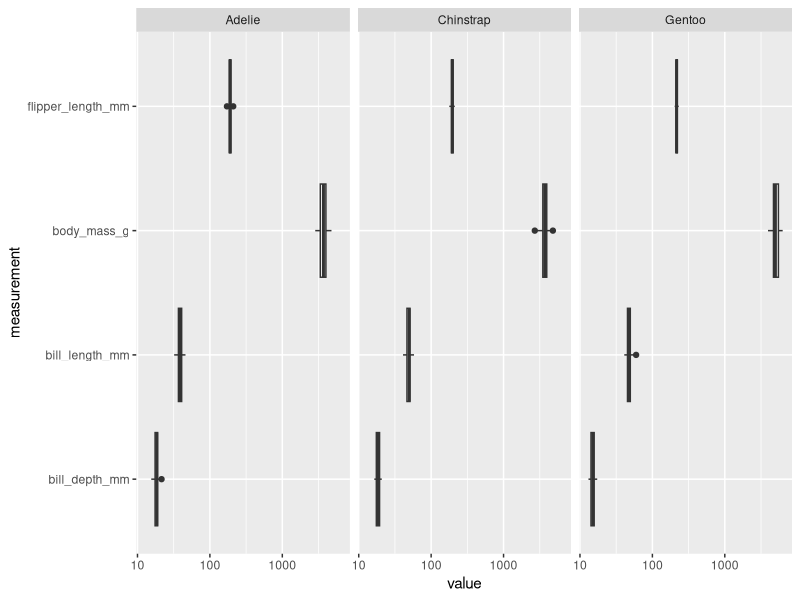

Write the R code that produced this figure.
# Some revision on Rstudio and dplyr
# A quick reminder of the panels in Rstudio
# General workflow: reminder of how to use scripts
# Projects vs setwd
# Code styles including styler
# Plots vs Viewer vs Presentation
# Starting code with rm(list = ls()) vs CMD/CTRL-Shift-0
# Code sections and collapsing

# Load in the tidyverse as will be using dplyr, tidyr and others
library(tidyverse)

# Use the penguins data
library(palmerpenguins)

# glimpse and Pipes
print(penguins) # It's a tibble
glimpse(penguins)
head(penguins)
tail(penguins)
View(penguins)

# Pip instead for easier reading (CMD/CTRL-Shift-M)
penguins %>% glimpse()

# Arrange
penguins %>% arrange(bill_length_mm)
penguins %>% arrange(desc(flipper_length_mm))

# Selecting and filtering -------------------------------------------------

# Filtering selects rows:
penguins %>%
  filter(sex == "male") # Use ==, !=, <, >, etc

# Multiple criteria
penguins %>%
  filter(sex == "male", species == "Adelie")

# Compare with
penguins %>%
  filter(sex == "male" | species == "Adelie") # Or instead of and

# Filter numerically
penguins %>%
  filter(bill_length_mm <= 40)

# Quick way to remove NA values
penguins %>%
  na.omit()

# Select chooses columns
penguins %>%
  select(species) %>%
  glimpse()

# Can select multiple columns by comma or :
penguins %>%
  select(bill_length_mm:flipper_length_mm)

# Works in negation
penguins %>%
  select(-species) %>%
  glimpse()

# Works with string matching functions
penguins %>%
  select(starts_with("flipper"))
# Though note this doesn't work for filter - need to use e.g. stringr

# Contains
penguins %>% select(contains("body"))

# Select all the numeric columns
penguins %>% select_if(is.numeric)

# Add multiple pipes together
penguins %>%
  filter(bill_length_mm <= 40) %>%
  select(species) %>%
  table()


# Mutate and transmute ----------------------------------------------------

# Mutate adds an existing variable onto the tibble
penguins %>% mutate(bill_area = bill_length_mm * bill_depth_mm)

# Create a single code letter for each species
penguins %>% mutate(species_code = substr(species, 1, 1))

# Transmute removes all non-selected variables
penguins %>% transmute(species, sex,
  bill_ratio = bill_depth_mm / bill_length_mm
)


# pivot_longer and pivot_wider --------------------------------------------

# Your best friends when using ggplot2

# pivot_longer stacks chosen variables on top of each other
penguins2 <- penguins %>%
  mutate(row = row_number()) %>% # We need this for later
  pivot_longer(
    cols = c(
      "bill_length_mm", "bill_depth_mm",
      "flipper_length_mm", "body_mass_g"
    ),
    names_to = "measurement",
    values_to = "value"
  )
# Storing this so I can undo it again later

# Can make the call fancier
penguins %>%
  pivot_longer(
    cols = contains("length"),
    names_to = "measurement",
    values_to = "value"
  )

# pivot_wider does the opposite
penguins2 %>%
  pivot_wider(
    names_from = measurement,
    values_from = value
  ) %>%
  select(-row)


# Unite and separate ------------------------------------------------------

# Unite combines two columns together
penguins3 <- penguins %>% unite(col = "species_island", species, island, sep = "_")

# Can undo this with separate
penguins3 %>%
  separate(col = "species_island", into = c("species", "island"), sep = "_")


# Group and summarise -----------------------------------------------------

# Create a mean across species
penguins %>%
  group_by(species) %>%
  summarise(mean_bill_length = mean(bill_length_mm, na.rm = TRUE)) # Remove NAs

# Count the number of penguins of each sex
penguins %>%
  group_by(sex) %>%
  summarise(penguin_count = n())

# Group by multiple variables
penguins %>%
  group_by(species, sex) %>%
  summarise(max_flipper_length = max(flipper_length_mm, na.rm = TRUE))

# Can make the functions more complicated
penguins %>%
  group_by(island) %>%
  summarise(mean_bill_ratio = mean(bill_depth_mm / bill_length_mm, na.rm = TRUE))

# Joining data sets together ----------------------------------------------

# Add an extra data set on to the right hand side
island_info <-
  tibble(
    island = c("Biscoe", "Dream", "Torgersen"),
    mean_temp = c(-5, -4, 1)
  )
penguins %>% left_join(island_info, by = "island") %>% glimpse

# Other methods allow for richer joins across multiple linking variables


# Putting it all together -------------------------------------------------

# Example
penguins %>%
  pivot_longer(
    cols = c(
      "bill_length_mm", "bill_depth_mm",
      "flipper_length_mm", "body_mass_g"
    ),
    names_to = "measurement",
    values_to = "value"
  ) %>%
  ggplot(aes(x = measurement, y = value)) +
  geom_boxplot() +
  scale_y_log10() +
  facet_wrap(~species) +
  coord_flip()
